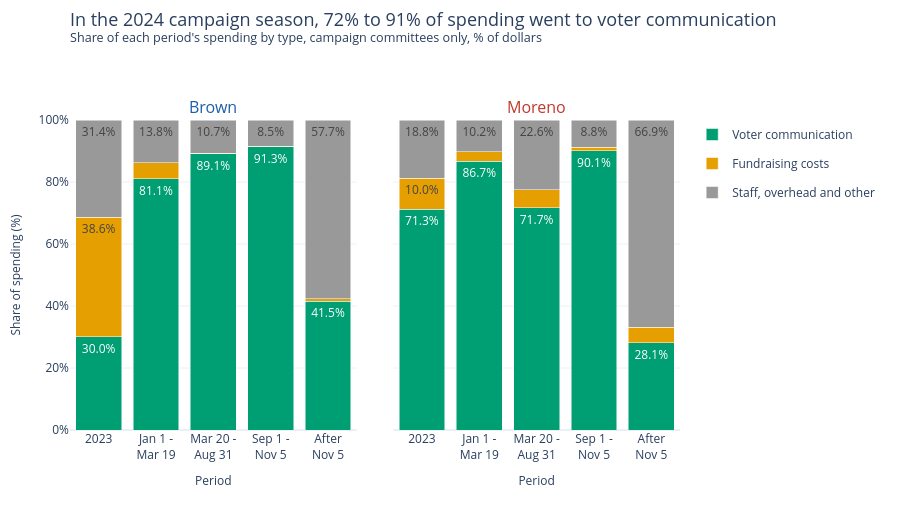

Notebook source saved alongside this figure:
### Code cell
# Chart 7: spending mix by period
PART_COLORS = {"Voter communication": "#009E73", "Fundraising costs": "#E69F00", "Staff, overhead and other": "#999999"}
fig = make_subplots(rows=1, cols=2, subplot_titles=("Brown", "Moreno"), shared_yaxes=True, horizontal_spacing=0.06)
for col, who in [(1, "Brown"), (2, "Moreno")]:
    for part, color in PART_COLORS.items():
        rows = mix[(mix["candidate"] == who) & (mix["spending_type"] == part)]
        fig.add_trace(go.Bar(
            x=[PHASE_SHORT[p] for p in rows["phase"]], y=rows["share_pct"], name=part, marker_color=color,
            legendgroup=part, showlegend=(col == 1),
            text=[format(v, ".1f") + "%" if v >= 4 else "" for v in rows["share_pct"]], textposition="inside",
            customdata=rows[["phase", "amount"]].to_numpy(),
            hovertemplate=("<b>" + who + "</b>: " + part + "<br>%{customdata[0]}<br>%{y:.1f}% of the period's spending"
                           "<br>$%{customdata[1]:,.0f}<extra></extra>")), row=1, col=col)
fig.layout.annotations[0].update(font={"size": 16, "color": BROWN})
fig.layout.annotations[1].update(font={"size": 16, "color": MORENO})
fig.update_layout(barmode="stack", uniformtext={"minsize": 11, "mode": "hide"})
style_chart(fig, "In the 2024 campaign season, 72% to 91% of spending went to voter communication",
            "Share of each period's spending by type, campaign committees only, % of dollars",
            xtitle="Period", right=220)
fig.update_yaxes(range=[0, 100], ticksuffix="%")
fig.update_yaxes(title_text="Share of spending (%)", row=1, col=1)
fig.write_html(OUT + "07_spending_mix_by_period.html", include_plotlyjs="cdn")
fig.show()

### Figure 1 — Plotly figure (JSON) as saved in the notebook; plotly's stock layout.template omitted (floating-point values rounded to 4 significant figures)
{"data": [{"customdata": [["2023", 2888000.0], ["Jan 1 - Mar 19, 2024 (before the primary)", 7693000.0], ["Mar 20 - Aug 31, 2024", 33710000.0], ["Sep 1 - Nov 5, 2024 (final stretch)", 35050000.0], ["After Election Day", 882600.0]], "hovertemplate": "<b>Brown</b>: Voter communication<br>%{customdata[0]}<br>%{y:.1f}% of the period's spending<br>$%{customdata[1]:,.0f}<extra></extra>", "legendgroup": "Voter communication", "marker": {"color": "#009E73"}, "name": "Voter communication", "showlegend": true, "text": ["30.0%", "81.1%", "89.1%", "91.3%", "41.5%"], "textposition": "inside", "type": "bar", "x": ["2023", "Jan 1 -<br>Mar 19", "Mar 20 -<br>Aug 31", "Sep 1 -<br>Nov 5", "After<br>Nov 5"], "xaxis": "x", "y": [30.01, 81.09, 89.07, 91.32, 41.51], "yaxis": "y"}, {"customdata": [["2023", 3717000.0], ["Jan 1 - Mar 19, 2024 (before the primary)", 482500.0], ["Mar 20 - Aug 31, 2024", 89339], ["Sep 1 - Nov 5, 2024 (final stretch)", 51670.0], ["After Election Day", 16000]], "hovertemplate": "<b>Brown</b>: Fundraising costs<br>%{customdata[0]}<br>%{y:.1f}% of the period's spending<br>$%{customdata[1]:,.0f}<extra></extra>", "legendgroup": "Fundraising costs", "marker": {"color": "#E69F00"}, "name": "Fundraising costs", "showlegend": true, "text": ["38.6%", "5.1%", "", "", ""], "textposition": "inside", "type": "bar", "x": ["2023", "Jan 1 -<br>Mar 19", "Mar 20 -<br>Aug 31", "Sep 1 -<br>Nov 5", "After<br>Nov 5"], "xaxis": "x", "y": [38.63, 5.086, 0.2361, 0.1346, 0.7526], "yaxis": "y"}, {"customdata": [["2023", 3017000.0], ["Jan 1 - Mar 19, 2024 (before the primary)", 1312000.0], ["Mar 20 - Aug 31, 2024", 4047000.0], ["Sep 1 - Nov 5, 2024 (final stretch)", 3278000.0], ["After Election Day", 1227000.0]], "hovertemplate": "<b>Brown</b>: Staff, overhead and other<br>%{customdata[0]}<br>%{y:.1f}% of the period's spending<br>$%{customdata[1]:,.0f}<extra></extra>", "legendgroup": "Staff, overhead and other", "marker": {"color": "#999999"}, "name": "Staff, overhead and other", "showlegend": true, "text": ["31.4%", "13.8%", "10.7%", "8.5%", "57.7%"], "textposition": "inside", "type": "bar", "x": ["2023", "Jan 1 -<br>Mar 19", "Mar 20 -<br>Aug 31", "Sep 1 -<br>Nov 5", "After<br>Nov 5"], "xaxis": "x", "y": [31.36, 13.83, 10.69, 8.54, 57.73], "yaxis": "y"}, {"customdata": [["2023", 3744000.0], ["Jan 1 - Mar 19, 2024 (before the primary)", 3139000.0], ["Mar 20 - Aug 31, 2024", 4345000.0], ["Sep 1 - Nov 5, 2024 (final stretch)", 9135000.0], ["After Election Day", 209967]], "hovertemplate": "<b>Moreno</b>: Voter communication<br>%{customdata[0]}<br>%{y:.1f}% of the period's spending<br>$%{customdata[1]:,.0f}<extra></extra>", "legendgroup": "Voter communication", "marker": {"color": "#009E73"}, "name": "Voter communication", "showlegend": false, "text": ["71.3%", "86.7%", "71.7%", "90.1%", "28.1%"], "textposition": "inside", "type": "bar", "x": ["2023", "Jan 1 -<br>Mar 19", "Mar 20 -<br>Aug 31", "Sep 1 -<br>Nov 5", "After<br>Nov 5"], "xaxis": "x2", "y": [71.27, 86.72, 71.66, 90.1, 28.11], "yaxis": "y2"}, {"customdata": [["2023", 523400.0], ["Jan 1 - Mar 19, 2024 (before the primary)", 109800.0], ["Mar 20 - Aug 31, 2024", 350600.0], ["Sep 1 - Nov 5, 2024 (final stretch)", 110600.0], ["After Election Day", 37500.0]], "hovertemplate": "<b>Moreno</b>: Fundraising costs<br>%{customdata[0]}<br>%{y:.1f}% of the period's spending<br>$%{customdata[1]:,.0f}<extra></extra>", "legendgroup": "Fundraising costs", "marker": {"color": "#E69F00"}, "name": "Fundraising costs", "showlegend": false, "text": ["10.0%", "", "5.8%", "", "5.0%"], "textposition": "inside", "type": "bar", "x": ["2023", "Jan 1 -<br>Mar 19", "Mar 20 -<br>Aug 31", "Sep 1 -<br>Nov 5", "After<br>Nov 5"], "xaxis": "x2", "y": [9.965, 3.033, 5.782, 1.091, 5.02], "yaxis": "y2"}, {"customdata": [["2023", 985600.0], ["Jan 1 - Mar 19, 2024 (before the primary)", 370900.0], ["Mar 20 - Aug 31, 2024", 1368000.0], ["Sep 1 - Nov 5, 2024 (final stretch)", 892700.0], ["After Election Day", 499600.0]], "hovertemplate": "<b>Moreno</b>: Staff, overhead and other<br>%{customdata[0]}<br>%{y:.1f}% of the period's spending<br>$%{customdata[1]:,.0f}<extra></extra>", "legendgroup": "Staff, overhead and other", "marker": {"color": "#999999"}, "name": "Staff, overhead and other", "showlegend": false, "text": ["18.8%", "10.2%", "22.6%", "8.8%", "66.9%"], "textposition": "inside", "type": "bar", "x": ["2023", "Jan 1 -<br>Mar 19", "Mar 20 -<br>Aug 31", "Sep 1 -<br>Nov 5", "After<br>Nov 5"], "xaxis": "x2", "y": [18.76, 10.25, 22.56, 8.806, 66.87], "yaxis": "y2"}], "layout": {"annotations": [{"font": {"color": "#1f5fa8", "size": 16}, "showarrow": false, "text": "Brown", "x": 0.235, "xanchor": "center", "xref": "paper", "y": 1, "yanchor": "bottom", "yref": "paper"}, {"font": {"color": "#c0392b", "size": 16}, "showarrow": false, "text": "Moreno", "x": 0.765, "xanchor": "center", "xref": "paper", "y": 1, "yanchor": "bottom", "yref": "paper"}], "barmode": "stack", "font": {"size": 12}, "height": 520, "legend": {"orientation": "v", "x": 1.02, "xanchor": "left", "y": 1, "yanchor": "top"}, "margin": {"b": 90, "l": 70, "r": 220, "t": 120}, "title": {"font": {"size": 18}, "text": "In the 2024 campaign season, 72% to 91% of spending went to voter communication<br><sup>Share of each period's spending by type, campaign committees only, % of dollars</sup>", "x": 0, "xanchor": "left", "xref": "paper", "y": 0.95, "yanchor": "top"}, "uniformtext": {"minsize": 11, "mode": "hide"}, "xaxis": {"anchor": "y", "domain": [0, 0.47], "showgrid": false, "tickfont": {"size": 12}, "title": {"font": {"size": 12}, "text": "Period"}}, "xaxis2": {"anchor": "y2", "domain": [0.53, 1], "showgrid": false, "tickfont": {"size": 12}, "title": {"font": {"size": 12}, "text": "Period"}}, "yaxis": {"anchor": "x", "domain": [0, 1], "range": [0, 100], "tickfont": {"size": 12}, "ticksuffix": "%", "title": {"font": {"size": 12}, "text": "Share of spending (%)"}}, "yaxis2": {"anchor": "x2", "domain": [0, 1], "matches": "y", "range": [0, 100], "showticklabels": false, "tickfont": {"size": 12}, "ticksuffix": "%", "title": {"font": {"size": 12}}}}}
